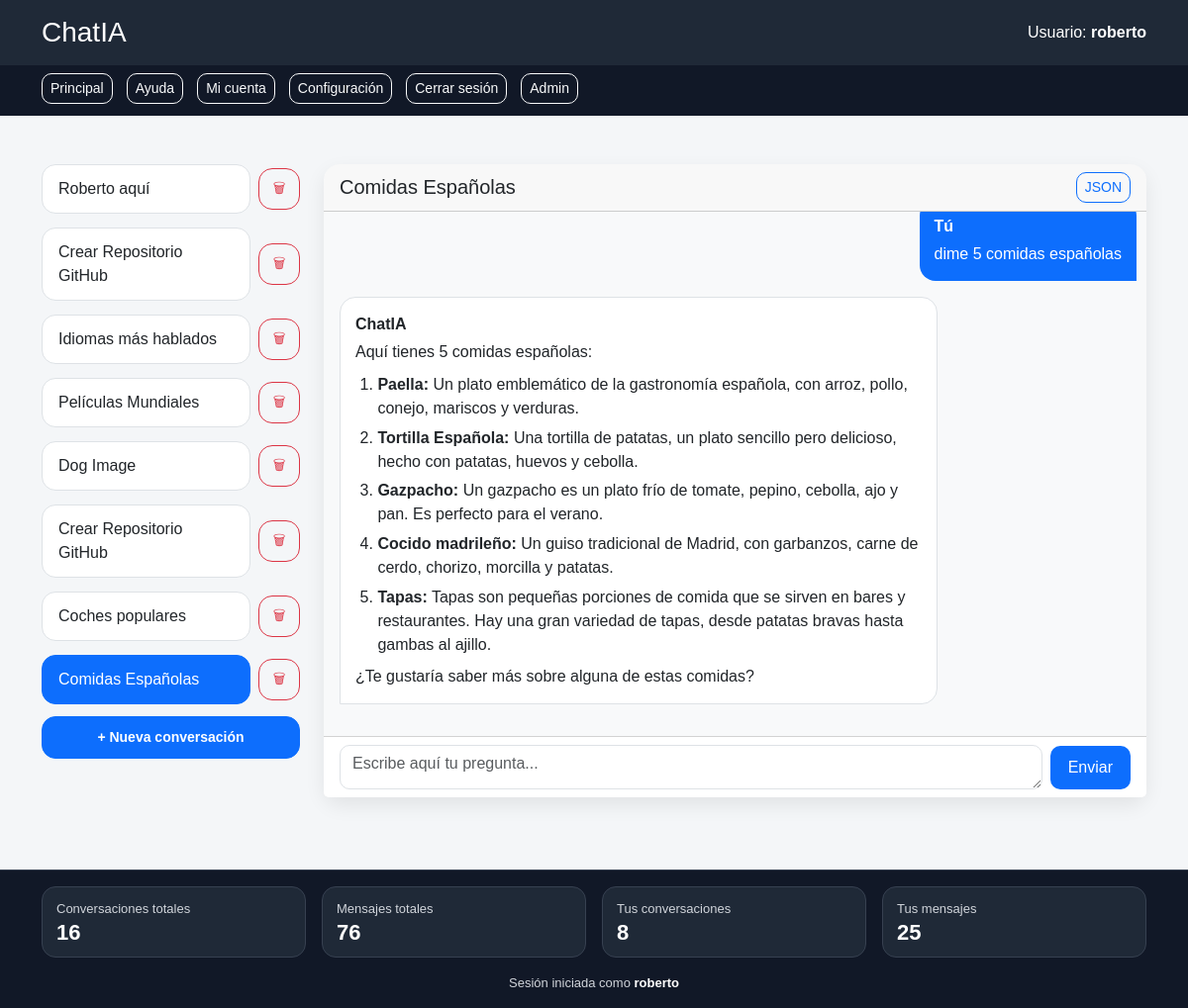
Screenshot of /cuenta/?conv_id=1 (signed in) with the database file from the repository.
### chatbot/models.py (models this page shows, shortened)
class Conversacion(models.Model): #es una ForeignKey de User, porque cada usuario puede tener varias conversaciones
    usuario = models.ForeignKey('auth.User',on_delete=models.CASCADE,related_name='conversaciones')
    titulo = models.CharField(max_length=100, default='Nueva conversación')
    fecha_creacion = models.DateTimeField(auto_now_add=True)
    fecha_actualizacion = models.DateTimeField(auto_now=True)

class Mensaje(models.Model): # es una ForignKey de Conversacion, porque cada conversación tiene varios mensajes
    conversacion = models.ForeignKey(Conversacion,on_delete=models.CASCADE,related_name='mensajes')
    rol = models.CharField(max_length=10,choices=[('user','Usuario'),('assistant','ChatIA')])
    contenido = models.TextField()
    fecha_creacion = models.DateTimeField(auto_now_add=True)

### chatbot/views.py (the view)
# urls.py: path('cuenta/', views.cuenta, name='cuenta'),
@login_required
def cuenta(request):
    conversaciones = Conversacion.objects.filter(usuario=request.user).order_by('-fecha_actualizacion', '-id')
    conv_id = request.GET.get('conv_id')
    if conv_id:
        conversacion = get_object_or_404(
            Conversacion,
            id=conv_id,
            usuario=request.user
        )
    else:
        conversacion = conversaciones.first()
    form = PromptForm()
    if conversacion:
        mensajes = preparar_mensajes_para_html(
            conversacion.mensajes.order_by('id')
        )
    else:
        mensajes = []
    return render(request, 'cuenta.html', {
        'form': form,
        'conversaciones': conversaciones,
        'conversacion_activa': conversacion,
        'mensajes': mensajes,
    })

### chatbot/forms.py
class PromptForm(forms.Form):
    prompt = forms.CharField(label='Pregúntale algo a la IA',widget=forms.Textarea(attrs={'rows': 1,'class': 'form-control chat-textarea','placeholder': 'Escribe aquí tu pregunta...'}))

### chatbot/utils.py (called while the page is built)
def convertir_markdown_a_html(texto):
    if not texto:
        return ""
    texto_seguro = escape(texto)
    html = markdown.markdown(
        texto_seguro,
        extensions=[
            "nl2br",
            "fenced_code",
            "tables",
        ]
    )
    return html

def preparar_mensajes_para_html(mensajes):
    for mensaje in mensajes:
        if mensaje.rol == 'assistant':
            mensaje.respuesta_html = convertir_markdown_a_html(mensaje.contenido)
        else:
            mensaje.respuesta_html = mensaje.contenido
    return mensajes

### chatbot/templates/cuenta.html (shortened to what this page needs)
{% extends "base.html" %}
{% block content %}
    {% include "cuenta_contenido.html" %}
{% endblock %}

### chatbot/templates/base.html (shortened to what this page needs)
{% load static %}
<!DOCTYPE html>
<html lang="es">
<head>
    <link href="https://cdn.jsdelivr.net/npm/bootstrap@5.3.3/dist/css/bootstrap.min.css" rel="stylesheet">
    <link rel="stylesheet" href="{% static 'estilos.css' %}?v=54">
</head>
<body class="tema-{{ tema_usuario|default:'claro' }}">
<header id="cabecera" class="p-3">
    <div class="container d-flex justify-content-between align-items-center flex-wrap gap-2">
        <a href="/" class="text-decoration-none">
            <h1 class="h3 mb-0">ChatIA</h1>
        </a>
        <div>
            {% if user.is_authenticated %}
                Usuario: <strong>{{ user.username }}</strong>
            {% else %}
                Usuario no autenticado
            {% endif %}
        </div>
    </div>
</header>
<nav id="menu" class="p-2">
    <div class="container d-flex flex-wrap gap-2">
        <a href="/" class="btn btn-sm btn-outline-light">Principal</a>
        <a href="{% url 'ayuda' %}" class="btn btn-sm btn-outline-light">Ayuda</a>
        {% if user.is_authenticated %}
            <a href="{% url 'cuenta' %}" class="btn btn-sm btn-outline-light">Mi cuenta</a>
            <a href="{% url 'configuracion' user.username %}" class="btn btn-sm btn-outline-light">Configuración</a>
            <a href="{% url 'logout' %}" class="btn btn-sm btn-outline-light">Cerrar sesión</a>
        {% else %}
            <a href="{% url 'login' %}" class="btn btn-sm btn-outline-light">Login</a>
            <a href="{% url 'registro' %}" class="btn btn-sm btn-outline-light">Registro</a>
        {% endif %}
        <a href="/admin/" class="btn btn-sm btn-outline-light">Admin</a>
    </div>
</nav>
<main id="contenido" class="container my-4">
    {% block content %}
    {% endblock %}
</main>
{% include "footer_metricas.html" with usar_oob=False %}
</body>
</html>

### chatbot/templates/cuenta_contenido.html (shortened to what this page needs)
<div class="row zona-cuenta" id="zona-cuenta">
    <div class="col-lg-3 mb-4" id="sidebar-conversaciones">
        <div class="list-group">
            {% for conv in conversaciones %}
                <div class="conversation-row d-flex justify-content-between align-items-center mb-1">
                    <a href="?conv_id={{ conv.id }}"
                       class="list-group-item list-group-item-action {% if conversacion_activa and conv.id == conversacion_activa.id %}active{% endif %}">
                        {{ conv.titulo }}
                    </a>
                    <form method="post"
                          action="{% url 'borrar_conversacion' conv.id %}"
                          class="d-inline"
                          onsubmit="return confirm('¿Seguro que quieres borrar esta conversación?');">
                        <button type="submit" class="btn btn-sm btn-outline-danger">
                            🗑
                        </button>
                    </form>
                </div>
            {% empty %}
                <div class="text-muted small p-3 bg-white rounded">
                    Todavía no tienes conversaciones.
                </div>
            {% endfor %}
        </div>
        <form method="post" action="{% url 'crear_conversacion' %}" class="mt-2">
            <button type="submit" class="btn btn-primary btn-sm w-100">
                + Nueva conversación
            </button>
        </form>
    </div>
    <div class="col-lg-9 mb-4 d-flex flex-column">
        <section class="card shadow-sm flex-grow-1 d-flex flex-column">
            <div class="card-header d-flex justify-content-between align-items-center">
                {% if conversacion_activa %}
                    <h3 class="h5 mb-0">{{ conversacion_activa.titulo }}</h3>
                    <a href="{% url 'conversacion_json' conversacion_activa.id %}"
                       class="btn btn-sm btn-outline-primary"
                       target="_blank">
                        JSON
                    </a>
                {% else %}
                    <h3 class="h5 mb-0">Nueva conversación</h3>
                {% endif %}
            </div>
            <div class="card-body chat-box flex-grow-1" id="chat-mensajes">
                {% for mensaje in mensajes %}
                    {% if mensaje.rol == 'user' %}
                        <div class="d-flex justify-content-end mb-3">
                            <div class="mensaje-usuario">
                                <strong>Tú</strong>
                                <p class="mb-0 mt-1">{{ mensaje.contenido }}</p>
                            </div>
                        </div>
                    {% else %}
                        <div class="d-flex justify-content-start mb-3">
                            <div class="mensaje-ia">
                                <strong>ChatIA</strong>
                                <div class="mb-0 mt-1 markdown-content">
                                    {{ mensaje.respuesta_html|safe }}
                                </div>
                            </div>
                        </div>
                    {% endif %}
                {% empty %}
                    <p class="text-muted text-center mb-0">
                        Escribe tu primer mensaje para crear una conversación.
                    </p>
                {% endfor %}
            </div>
            <div class="card-footer bg-white">
                {% if conversacion_activa %}
                    <form method="post"
                          class="chat-bar"
                          id="form-chat"
                          hx-post="{% url 'actualizar_mensajes' conversacion_activa.id %}"
                          hx-target="#zona-cuenta"
                          hx-swap="outerHTML"
                          hx-indicator="#spinner-chat">
                        {{ form.prompt }}
                        <button type="submit" class="chat-send-button">Enviar</button>
                    </form>
                {% endif %}
            </div>
        </section>
    </div>
</div>

### chatbot/templates/footer_metricas.html
<footer id="pie" class="mt-auto" {% if usar_oob %}hx-swap-oob="true"{% endif %}>
    <div class="container py-3">
        <div class="row text-center text-md-start align-items-center g-3">
            <div class="col-md-3">
                <div class="footer-metric">
                    <span class="footer-label">Conversaciones totales</span>
                    <strong>{{ conversaciones_totales }}</strong>
                </div>
            </div>
            <div class="col-md-3">
                <div class="footer-metric">
                    <span class="footer-label">Mensajes totales</span>
                    <strong>{{ mensajes_totales }}</strong>
                </div>
            </div>
            <div class="col-md-3">
                <div class="footer-metric">
                    <span class="footer-label">Tus conversaciones</span>
                    <strong>{{ conversaciones_usuario }}</strong>
                </div>
            </div>
            <div class="col-md-3">
                <div class="footer-metric">
                    <span class="footer-label">Tus mensajes</span>
                    <strong>{{ prompts_usuario }}</strong>
                </div>
            </div>
        </div>
        <div class="footer-user text-center mt-3">
            {% if user.is_authenticated %}
                Sesión iniciada como <strong>{{ user.username }}</strong>
            {% else %}
                Usuario no autenticado
            {% endif %}
        </div>
    </div>
</footer>

### static/estilos.css (style rules this page uses)
body { background-color: #f4f6f8; color: #212529; font-family: Arial, Helvetica, sans-serif; font-size: 16px; margin: 0; }
#cabecera { background-color: #1f2937; color: white; }
#cabecera a { color: white; text-decoration: none; }
#menu { background-color: #111827; color: white; }
#menu a { margin-right: 6px; margin-bottom: 4px; }
#contenido { min-height: 70vh; padding-top: 25px; padding-bottom: 25px; }
.card { border-radius: 16px; border: none; }
.card-header { border-radius: 16px 16px 0 0 !important; }
.shadow-sm { box-shadow: 0 8px 20px rgba(0, 0, 0, 0.08) !important; }
.btn { border-radius: 10px; }
input, textarea, select { border-radius: 10px !important; }
textarea { resize: vertical; }
#sidebar-conversaciones { height: 80vh; overflow-y: auto; position: sticky; top: 20px; }
.chat-box { height: 60vh; min-height: 350px; overflow-y: auto; display: block !important; background-color: #f8f9fa; padding-right: 10px; scroll-behavior: smooth; }
.mensaje-usuario { max-width: 75%; padding: 15px; border-radius: 16px 16px 0 16px; background-color: #0d6efd; color: white; }
.mensaje-ia { max-width: 75%; padding: 15px; border-radius: 16px 16px 16px 0; background-color: white; color: #212529; border: 1px solid #dee2e6; }
.chat-bar { display: flex; gap: 8px; align-items: flex-end; }
.chat-bar textarea { flex: 1; min-height: 45px; max-height: 120px; }
.chat-send-button { border: none; background-color: #0d6efd; color: white; padding: 10px 18px; border-radius: 10px; }
.card-footer.bg-white { position: sticky; bottom: 0; background-color: white; z-index: 10; }
.zona-cuenta { min-height: 80vh; }
#sidebar-conversaciones .list-group { display: flex; flex-direction: column; gap: 10px; }
#sidebar-conversaciones .d-flex { gap: 8px; }
#sidebar-conversaciones .list-group-item { border-radius: 14px !important; border: 1px solid #dee2e6; padding: 12px 16px; font-weight: 500; transition: all 0.2s ease; }
#sidebar-conversaciones .list-group-item.active { border-radius: 14px !important; background-color: #0d6efd; border-color: #0d6efd; color: white; }
#sidebar-conversaciones .btn-outline-danger { border-radius: 14px; min-width: 42px; height: 42px; display: flex; align-items: center; justify-content: center; }
#sidebar-conversaciones .btn-primary { border-radius: 14px; padding: 10px 14px; font-weight: 600; }
.conversation-row { width: 100%; }
.conversation-row .list-group-item { flex: 1; }
#pie { background-color: #111827; color: #f9fafb; font-size: 14px; border-top: 1px solid #374151; }
.footer-metric { background-color: #1f2937; border: 1px solid #374151; border-radius: 14px; padding: 12px 14px; min-height: 72px; display: flex; flex-direction: column; justify-content: center; }
.footer-label { color: #d1d5db; font-size: 13px; margin-bottom: 4px; }
.footer-metric strong { color: #ffffff; font-size: 22px; line-height: 1; }
.footer-user { color: #d1d5db; font-size: 13px; }
.footer-user strong { color: #ffffff; }
.markdown-content p { margin-bottom: 0.6rem; }
.markdown-content p:last-child { margin-bottom: 0; }
.markdown-content strong { font-weight: 700; }
.markdown-content ul, .markdown-content ol { margin-top: 0.5rem; margin-bottom: 0.5rem; padding-left: 1.4rem; }
.markdown-content li { margin-bottom: 0.35rem; }

### rows the page displays
Conversacion: titulo "Roberto aquí"
Conversacion: titulo "Crear Repositorio GitHub"
Conversacion: titulo "Idiomas más hablados"
Conversacion: titulo "Películas Mundiales"
Conversacion: titulo "Dog Image"
Conversacion: titulo "Crear Repositorio GitHub"
Conversacion: titulo "Coches populares"
Conversacion: titulo "Comidas Españolas"
Mensaje: contenido "dime 5 comidas españolas"
Mensaje: respuesta_html "Aquí tienes 5 comidas españolas: Paella: Un plato emblemático de la gastronomía española, con arroz, pollo, conejo, mariscos y verduras. Tortilla Española: Una tortilla de patatas, un plato sencillo pero delicioso, hecho con patatas, huevos y cebolla. Gazpacho: Un gazpacho es un plato frío de tomate, pepino, cebolla, ajo y pan. Es perfecto para el verano. Cocido madrileño: Un guiso tradicional de Madrid, con garbanzos, carne de cerdo, chorizo, morcilla y patatas. Tapas: Tapas son pequeñas porciones de comida que se sirven en bares y restaurantes. Hay una gran variedad de tapas, desde patatas bravas hasta gambas al ajillo. ¿Te gustaría saber más sobre alguna de estas comidas?"

### other values shown
{{ user.username }} "roberto"
{{ conversaciones_totales }} "16"
{{ mensajes_totales }} "76"
{{ conversaciones_usuario }} "8"
{{ prompts_usuario }} "25"
